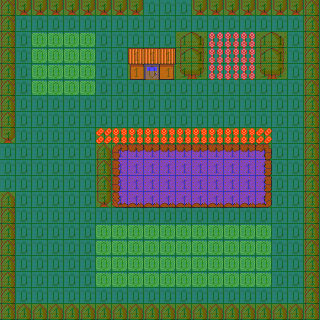

The image is a tile-based game level rendered from a .tmx file. Its description and source (layers, tilesets, objects; grid data summarised) follow:
An orthogonal 20x20 tile map with 16x16 px tiles, 2 tile layers (Tile 1, colisoes), 2 tilesets and 1 object (warp).

<map version="1.2" orientation="orthogonal" renderorder="right-down" width="20" height="20" tilewidth="16" tileheight="16" nextobjectid="2">
  <properties>
    <property name="sw1" value="26" />
    <property name="sw2" value="4" />
    <property name="sw3" value="28" />
    <property name="sw4" value="12" />
    <property name="sw5" value="25" />
    <property name="sw6" value="1" />
  </properties>
  <tileset firstgid="1" name="overworld" columns="8" tilecount="64" tileheight="16" tilewidth="16">
    <image source="../sprites/tilesets/overworld.png" width="128" height="128" />
    <tile id="1">
      <animation>
        <frame tileid="1" duration="500" />
        <frame tileid="0" duration="500" />
      </animation>
    </tile>
    <tile id="34">
      <animation>
        <frame tileid="34" duration="500" />
        <frame tileid="37" duration="500" />
      </animation>
    </tile>
    <tile id="35">
      <animation>
        <frame tileid="35" duration="500" />
        <frame tileid="38" duration="500" />
      </animation>
    </tile>
    <tile id="36">
      <animation>
        <frame tileid="36" duration="500" />
        <frame tileid="39" duration="500" />
      </animation>
    </tile>
    <tile id="42">
      <animation>
        <frame tileid="42" duration="500" />
        <frame tileid="45" duration="500" />
      </animation>
    </tile>
    <tile id="43">
      <animation>
        <frame tileid="43" duration="500" />
        <frame tileid="46" duration="500" />
      </animation>
    </tile>
    <tile id="44">
      <animation>
        <frame tileid="44" duration="500" />
        <frame tileid="47" duration="500" />
      </animation>
    </tile>
    <tile id="50">
      <animation>
        <frame tileid="50" duration="500" />
        <frame tileid="53" duration="500" />
      </animation>
    </tile>
    <tile id="51">
      <animation>
        <frame tileid="51" duration="500" />
        <frame tileid="54" duration="500" />
      </animation>
    </tile>
    <tile id="52">
      <animation>
        <frame tileid="52" duration="500" />
        <frame tileid="55" duration="500" />
      </animation>
    </tile>
  </tileset>
  <tileset firstgid="65" name="colisoes_v2" columns="8" tilecount="64" tileheight="16" tilewidth="16">
    <image source="../sprites/tilesets/colisoes_v2.png" width="128" height="128" />
  </tileset>
  <layer name="Tile 1" width="20" height="20">
    <data>[400 cells, 400 non-empty, 28 distinct tile ids]</data>
  </layer>
  <layer name="colisoes" width="20" height="20">
    <data>[400 cells, 400 non-empty, 2 distinct tile ids]</data>
  </layer>
  <objectgroup name="funcoes">
    <object type="warp" id="1" x="144" y="64" width="16" height="16">
      <properties>
        <property name="id" value="1" />
        <property name="warp id" value="1" />
        <property name="mapa" value="casaTestes" />
        <property name="direcao" value="0,1" />
      </properties>
    </object>
  </objectgroup>
</map>
